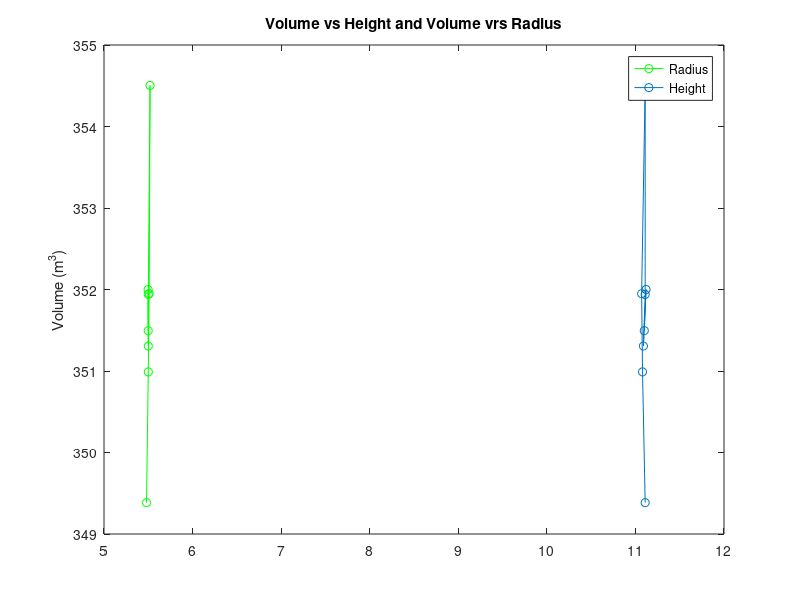

MATLAB code to generate this figure:
%% Question 1
%1 No error
%2 No closing bracket and incomplete terms 
%3 "]" missing and incompatible dimensions
%4 None 
%5 Element not present or exceeding array bound 
%6 Incompatible sizes 
%7 None 
%8 None 
%9 No element-wise addition present in Matlab
%10 None 
%11 Incompatible dimensions 
%12 None
%13 None

%% Question 2

divby6 = @(n) mod(n,6) == 0
input = randi([2,45])
result = divby6(input)

fprintf("Is %d divisible by 6: %d",input,result)

%% Question 3

r = [5.499 5.498 5.5 5.5 5.52 5.51 5.5 5.48]
h = [11.1 11.12 11.09 11.11 11.11 11.07 11.08 11.11]

% applying logical indexing
logicalindex = (r > 0) & (h > 0)

% filtering radius and height > 0
filteredR = r(logicalindex)
filteredH = h(logicalindex)

% finding volume 
Volume = (1/3) * pi * filteredR.^2 .*filteredH
avgVolume = mean(Volume)

number_of_trials = length(Volume)

fprintf('Number of valid trials: %d\n', number_of_trials)
fprintf('Average volume: %.2f cubic meters\n', avgVolume)

% Plot volume vs radius
%subplot(1, 2, 1);
plot(filteredR, Volume,'og-', 'DisplayName', 'Volume vs Radius');
%xlabel('Radius (m)');
%ylabeVolume,l('Volume (cubic meters)');
%title('Volume vs Radius');
hold on;
% Plot volume vs height
%subplot(1, 2, 2);
plot(filteredH,Volume, 'o-', 'DisplayName', 'Volume vs Height');
ylabel('Volume (m^3)');
title('Volume vs Height and Volume vrs Radius');
legend("Radius", "Height");




